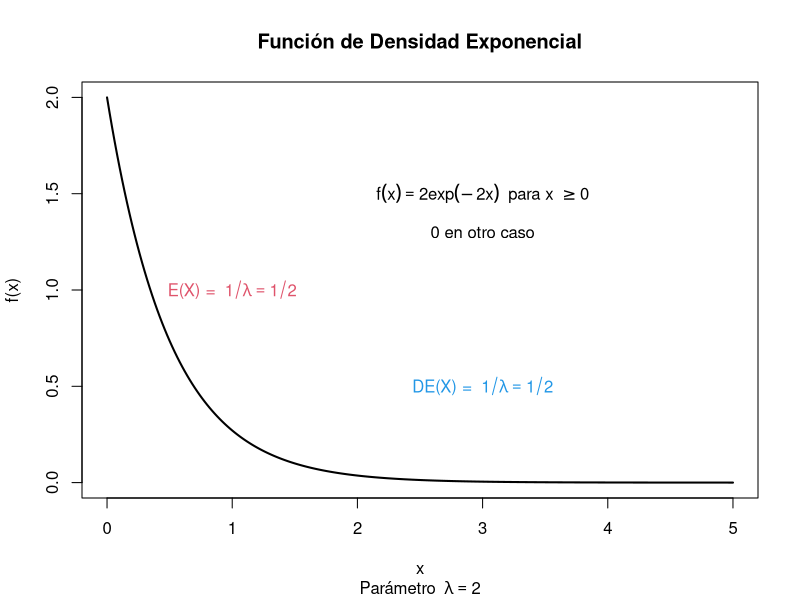
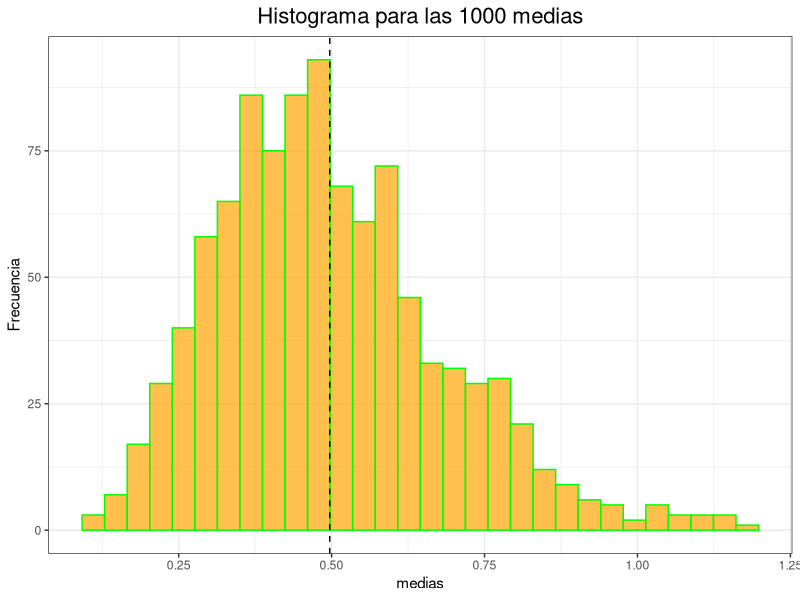
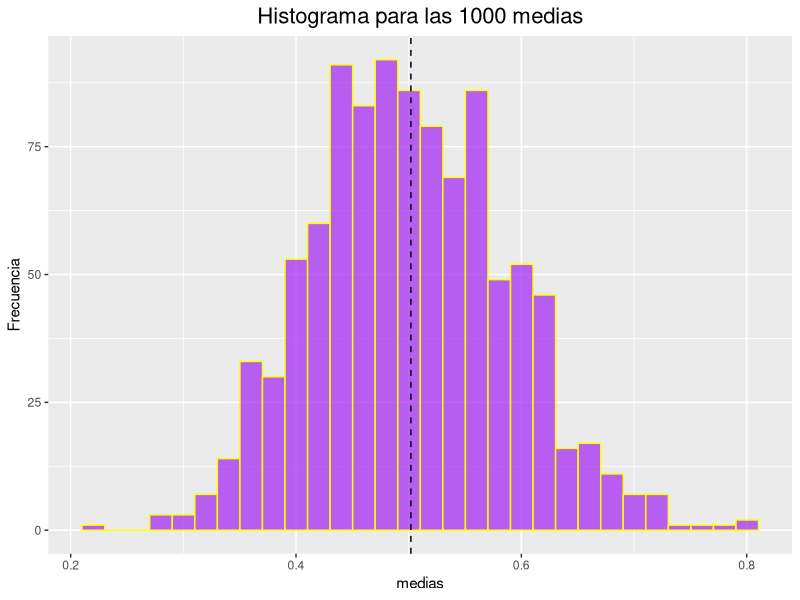
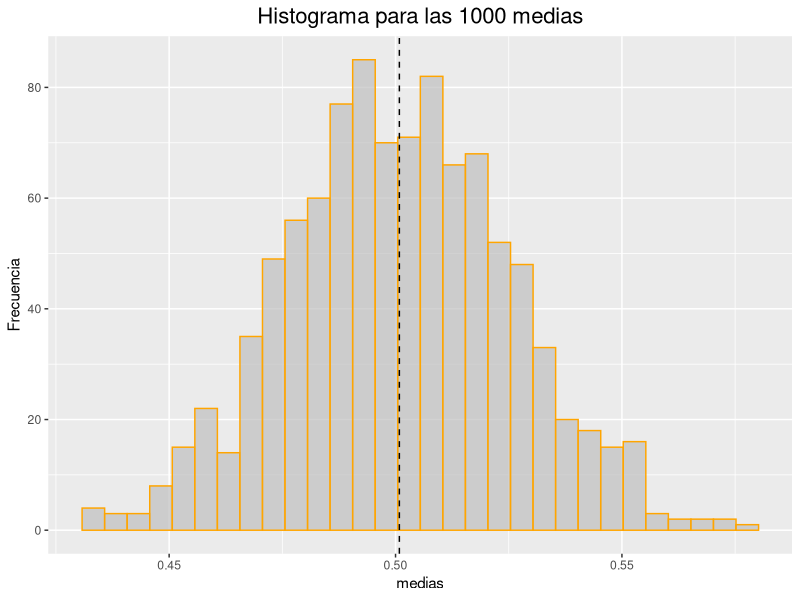

R code for these plots, in order:

#TEOREMA CENTRAL DEL LIMITE


library(ggplot2)
# Consideremos una variable aleatoria (v.a.) X 
# con distribución exponencial y parámetro lambda = 2
x <- seq(0, 5, 0.02)
plot(x, dexp(x, rate = 2), type = "l", lwd = 2, ylab = "")
title(main = "Función de Densidad Exponencial", ylab = "f(x)",
      sub = expression("Parámetro " ~ lambda == 2))
text(x = 3, y = 1.5, labels = expression(f(x)==2*exp(-2*x) ~ " para x "  >= 0))
text(x = 3, y = 1.3, labels = paste("0 en otro caso"))
text(x = 1, y = 1, labels = expression("E(X) = " ~ 1/lambda == 1/2), col = 2)
text(x = 3, y = 0.5, labels = expression("DE(X) = " ~ 1/lambda == 1/2), col = 4)
print("Ahora obtenemos una muestra aleatoria de tamaño n = 4 de la distribución exponencial considerada")
set.seed(10) # Para reproducir posteriormente la muestra
(m1.4 <- rexp(n = 4, rate = 2))

print("Obtenemos la media de la muestra generada")
mean(m1.4)

print("Ahora obtenemos 5 muestras de tamaño 3")
set.seed(64) # Para reproducir las muestras en el futuro
(m5.3 <- sapply(X = rep(3, 5), FUN = rexp, 2))

print("Obtenemos las medias de las 5 muestras")
(media5.3 <- apply(m5.3, 2, mean))

print("Ahora obtenemos 1000 muestras de tamaño 7 y las 1000 medias correspondientes a las muestras")
set.seed(465) # Para reproducir las muestras en el futuro
m1000.7 <- sapply(X = rep(7, 1000), FUN = rexp, 2)
media1000.7 <- apply(m1000.7, 2, mean)
mdf <- as.data.frame(media1000.7)
tail(mdf)


print("Observamos que el histograma de las medias tiene forma de campana")
ggplot(mdf, aes(media1000.7)) + 
  geom_histogram(colour = 'green', 
                 fill = 'orange',
                 alpha = 0.7) + # Intensidad del color fill
  geom_vline(xintercept = mean(media1000.7), linetype="dashed", color = "black") + 
  ggtitle('Histograma para las 1000 medias') + 
  labs(x = 'medias', y = 'Frecuencia')+
  theme_bw() +
  theme(plot.title = element_text(hjust = 0.5, size = 16)) 

mean(media1000.7); 1/2 # Media de las 1000 medias y media de 
# la población de la cual vienen las 1000 muestras
sd(media1000.7); (1/2)/sqrt(7) # DE de las 1000 medias y DE
# de la población de la cual vienen las 1000 muestras dividida 
# por la raíz del tamaño de la muestra

print("Ahora obtenemos 1000 muestras de tamaño 33 y las 1000 medias correspondientes a las muestras")
set.seed(4465) # Para reproducir las muestras en el futuro
m1000.33 <- sapply(X = rep(33, 1000), FUN = rexp, 2)
media1000.33 <- apply(m1000.33, 2, mean)
mdf <- as.data.frame(media1000.33)
tail(mdf)


print("Observamos que el histograma de las medias es más parecida todavía a una campana")
ggplot(mdf, aes(media1000.33)) + 
  geom_histogram(colour = 'yellow', 
                 fill = 'purple',
                 alpha = 0.7) + # Intensidad del color fill
  geom_vline(xintercept = mean(media1000.33), linetype="dashed", color = "black") + 
  ggtitle('Histograma para las 1000 medias') + 
  labs(x = 'medias', y = 'Frecuencia')+
  theme_get() +
  theme(plot.title = element_text(hjust = 0.5, size = 16)) 

mean(media1000.33); 1/2 # Media de las 1000 medias y media de la 
# población de la cual vienen las 1000 muestras
sd(media1000.33); (1/2)/sqrt(33) # DE de las 1000 medias 
# y DE de la población de la cual vienen las 1000 muestras dividida
# por la raíz del tamaño de la muestra

print("Ahora obtenemos 1000 muestras de tamaño 400 y las 1000 medias correspondientes a las muestras")
set.seed(543465) # Para reproducir las muestras en el futuro
m1000.400 <- sapply(X = rep(400, 1000), FUN = rexp, 2)
media1000.400 <- apply(m1000.400, 2, mean)
mdf <- as.data.frame(media1000.400)
tail(mdf)

print("Observamos que el histograma de las medias es más parecida todavía a una campana")
ggplot(mdf, aes(media1000.400)) + 
  geom_histogram(colour = 'orange', 
                 fill = 'gray',
                 alpha = 0.7) + # Intensidad del color fill
  geom_vline(xintercept = mean(media1000.400), linetype="dashed", color = "black") + 
  ggtitle('Histograma para las 1000 medias') + 
  labs(x = 'medias', y = 'Frecuencia')+
  theme_gray() +
  theme(plot.title = element_text(hjust = 0.5, size = 16))

mean(media1000.400); 1/2 # Media de las 1000 medias y media 
# de la población de la cual vienen las 1000 muestras
sd(media1000.400); (1/2)/sqrt(400) # DE de las 1000 medias 
# y DE de la población de la cual vienen las 1000 muestras 
# dividida por la raíz del tamaño de la muestra